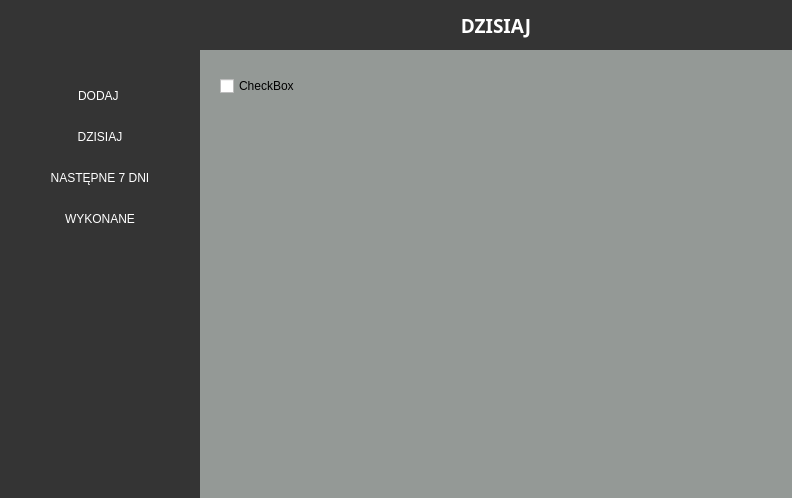
<?xml version="1.0" encoding="UTF-8"?>
<ui version="4.0">
 <class>MainWindow</class>
 <widget class="QMainWindow" name="MainWindow">
  <property name="enabled">
   <bool>true</bool>
  </property>
  <property name="geometry">
   <rect>
    <x>0</x>
    <y>0</y>
    <width>792</width>
    <height>498</height>
   </rect>
  </property>
  <property name="sizePolicy">
   <sizepolicy hsizetype="Preferred" vsizetype="Preferred">
    <horstretch>0</horstretch>
    <verstretch>0</verstretch>
   </sizepolicy>
  </property>
  <property name="windowTitle">
   <string>Lista to do</string>
  </property>
  <property name="styleSheet">
   <string notr="true">#centralWidget
{
	background-color:rgb(115, 120, 117);
}

QPushButton
{
	background-color:rgb(52, 52, 52);
	color:white;
	border:none;
font-size:12px;
}

QPushButton:hover
{
	background-color:rgb(72, 72, 72);
}

#sidebar
{
	background-color:rgb(52, 52, 52);
}

#task_area
{
    background-color:rgb(115, 120, 117);
   border:none;
}

#task_area_content
{
	background-color:rgb(148, 153, 150);
}

#header
{
	background-color:rgb(52, 52, 52);
	color:white;
}

#burger_button
{
	background-color:rgb(52, 52, 52);
	border:none;
}

</string>
  </property>
  <widget class="QWidget" name="centralWidget">
   <layout class="QHBoxLayout" name="horizontalLayout">
    <property name="spacing">
     <number>0</number>
    </property>
    <property name="leftMargin">
     <number>0</number>
    </property>
    <property name="topMargin">
     <number>0</number>
    </property>
    <property name="rightMargin">
     <number>0</number>
    </property>
    <property name="bottomMargin">
     <number>0</number>
    </property>
    <item>
     <layout class="QHBoxLayout" name="main_layout">
      <property name="spacing">
       <number>0</number>
      </property>
      <property name="sizeConstraint">
       <enum>QLayout::SetMinAndMaxSize</enum>
      </property>
      <item>
       <widget class="QWidget" name="sidebar" native="true">
        <property name="enabled">
         <bool>true</bool>
        </property>
        <property name="sizePolicy">
         <sizepolicy hsizetype="Preferred" vsizetype="Preferred">
          <horstretch>0</horstretch>
          <verstretch>0</verstretch>
         </sizepolicy>
        </property>
        <property name="minimumSize">
         <size>
          <width>200</width>
          <height>0</height>
         </size>
        </property>
        <property name="maximumSize">
         <size>
          <width>200</width>
          <height>16777215</height>
         </size>
        </property>
        <layout class="QHBoxLayout" name="horizontalLayout_2">
         <property name="spacing">
          <number>3</number>
         </property>
         <property name="leftMargin">
          <number>0</number>
         </property>
         <property name="topMargin">
          <number>0</number>
         </property>
         <property name="rightMargin">
          <number>0</number>
         </property>
         <property name="bottomMargin">
          <number>0</number>
         </property>
         <item>
          <layout class="QVBoxLayout" name="sidebar_layout">
           <property name="spacing">
            <number>1</number>
           </property>
           <property name="topMargin">
            <number>0</number>
           </property>
           <item>
            <layout class="QHBoxLayout" name="burger_layout">
             <property name="spacing">
              <number>0</number>
             </property>
             <property name="sizeConstraint">
              <enum>QLayout::SetDefaultConstraint</enum>
             </property>
             <property name="topMargin">
              <number>5</number>
             </property>
             <property name="bottomMargin">
              <number>30</number>
             </property>
             <item>
              <widget class="QPushButton" name="burger_button">
               <property name="sizePolicy">
                <sizepolicy hsizetype="Minimum" vsizetype="Maximum">
                 <horstretch>0</horstretch>
                 <verstretch>0</verstretch>
                </sizepolicy>
               </property>
               <property name="minimumSize">
                <size>
                 <width>40</width>
                 <height>40</height>
                </size>
               </property>
               <property name="maximumSize">
                <size>
                 <width>40</width>
                 <height>40</height>
                </size>
               </property>
               <property name="cursor">
                <cursorShape>PointingHandCursor</cursorShape>
               </property>
               <property name="layoutDirection">
                <enum>Qt::LeftToRight</enum>
               </property>
               <property name="autoFillBackground">
                <bool>false</bool>
               </property>
               <property name="text">
                <string/>
               </property>
               <property name="icon">
                <iconset resource="resource.qrc">
                 <normaloff>:/images/img/burger.png</normaloff>:/images/img/burger.png</iconset>
               </property>
               <property name="iconSize">
                <size>
                 <width>40</width>
                 <height>40</height>
                </size>
               </property>
              </widget>
             </item>
            </layout>
           </item>
           <item>
            <widget class="QPushButton" name="add_button">
             <property name="minimumSize">
              <size>
               <width>0</width>
               <height>40</height>
              </size>
             </property>
             <property name="font">
              <font>
               <pointsize>-1</pointsize>
              </font>
             </property>
             <property name="cursor">
              <cursorShape>PointingHandCursor</cursorShape>
             </property>
             <property name="text">
              <string>DODAJ </string>
             </property>
            </widget>
           </item>
           <item>
            <widget class="QPushButton" name="today_button">
             <property name="minimumSize">
              <size>
               <width>0</width>
               <height>40</height>
              </size>
             </property>
             <property name="font">
              <font>
               <pointsize>-1</pointsize>
              </font>
             </property>
             <property name="cursor">
              <cursorShape>PointingHandCursor</cursorShape>
             </property>
             <property name="text">
              <string>DZISIAJ</string>
             </property>
            </widget>
           </item>
           <item>
            <widget class="QPushButton" name="week_button">
             <property name="minimumSize">
              <size>
               <width>0</width>
               <height>40</height>
              </size>
             </property>
             <property name="cursor">
              <cursorShape>PointingHandCursor</cursorShape>
             </property>
             <property name="text">
              <string>NASTĘPNE 7 DNI</string>
             </property>
            </widget>
           </item>
           <item>
            <widget class="QPushButton" name="done_button">
             <property name="minimumSize">
              <size>
               <width>0</width>
               <height>40</height>
              </size>
             </property>
             <property name="cursor">
              <cursorShape>PointingHandCursor</cursorShape>
             </property>
             <property name="text">
              <string>WYKONANE</string>
             </property>
            </widget>
           </item>
           <item>
            <spacer name="verticalSpacer">
             <property name="orientation">
              <enum>Qt::Vertical</enum>
             </property>
             <property name="sizeHint" stdset="0">
              <size>
               <width>20</width>
               <height>40</height>
              </size>
             </property>
            </spacer>
           </item>
          </layout>
         </item>
        </layout>
       </widget>
      </item>
      <item>
       <widget class="QScrollArea" name="task_area">
        <property name="widgetResizable">
         <bool>true</bool>
        </property>
        <widget class="QWidget" name="task_area_content">
         <property name="geometry">
          <rect>
           <x>0</x>
           <y>0</y>
           <width>590</width>
           <height>496</height>
          </rect>
         </property>
         <property name="minimumSize">
          <size>
           <width>400</width>
           <height>0</height>
          </size>
         </property>
         <layout class="QVBoxLayout" name="verticalLayout_3">
          <property name="leftMargin">
           <number>0</number>
          </property>
          <property name="topMargin">
           <number>0</number>
          </property>
          <property name="rightMargin">
           <number>0</number>
          </property>
          <property name="bottomMargin">
           <number>0</number>
          </property>
          <item>
           <widget class="QLabel" name="header">
            <property name="minimumSize">
             <size>
              <width>0</width>
              <height>50</height>
             </size>
            </property>
            <property name="maximumSize">
             <size>
              <width>16777215</width>
              <height>50</height>
             </size>
            </property>
            <property name="font">
             <font>
              <family>Ebrima</family>
              <pointsize>14</pointsize>
              <weight>75</weight>
              <bold>true</bold>
              <underline>false</underline>
              <stylestrategy>PreferAntialias</stylestrategy>
             </font>
            </property>
            <property name="contextMenuPolicy">
             <enum>Qt::CustomContextMenu</enum>
            </property>
            <property name="lineWidth">
             <number>0</number>
            </property>
            <property name="text">
             <string>DZISIAJ</string>
            </property>
            <property name="alignment">
             <set>Qt::AlignCenter</set>
            </property>
            <property name="wordWrap">
             <bool>true</bool>
            </property>
            <property name="textInteractionFlags">
             <set>Qt::NoTextInteraction</set>
            </property>
           </widget>
          </item>
          <item>
           <layout class="QVBoxLayout" name="tasks">
            <property name="spacing">
             <number>22</number>
            </property>
            <property name="leftMargin">
             <number>20</number>
            </property>
            <property name="topMargin">
             <number>20</number>
            </property>
            <property name="bottomMargin">
             <number>122</number>
            </property>
            <item>
             <widget class="QCheckBox" name="checkBox_2">
              <property name="text">
               <string>CheckBox</string>
              </property>
             </widget>
            </item>
           </layout>
          </item>
          <item>
           <spacer name="verticalSpacer_2">
            <property name="orientation">
             <enum>Qt::Vertical</enum>
            </property>
            <property name="sizeHint" stdset="0">
             <size>
              <width>20</width>
              <height>40</height>
             </size>
            </property>
           </spacer>
          </item>
         </layout>
        </widget>
       </widget>
      </item>
     </layout>
    </item>
   </layout>
  </widget>
 </widget>
 <layoutdefault spacing="6" margin="11"/>
 <resources>
  <include location="resource.qrc"/>
 </resources>
 <connections/>
</ui>
